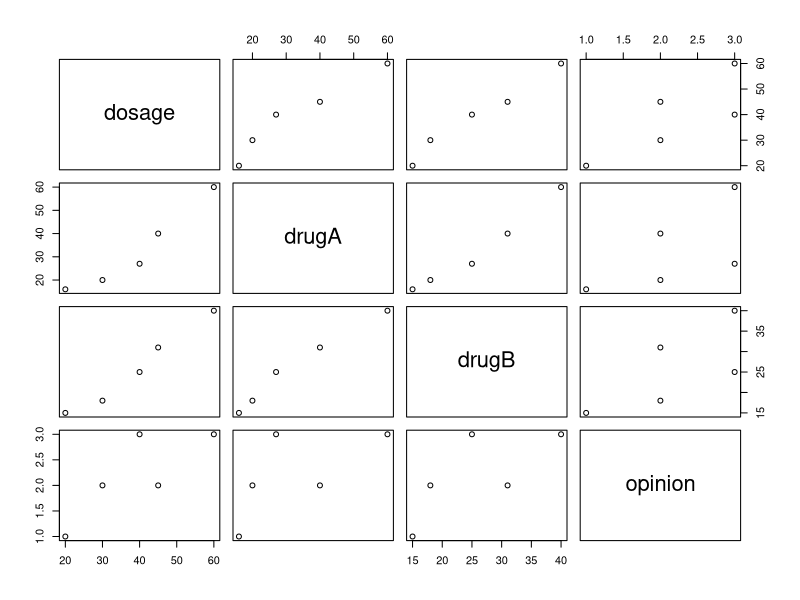
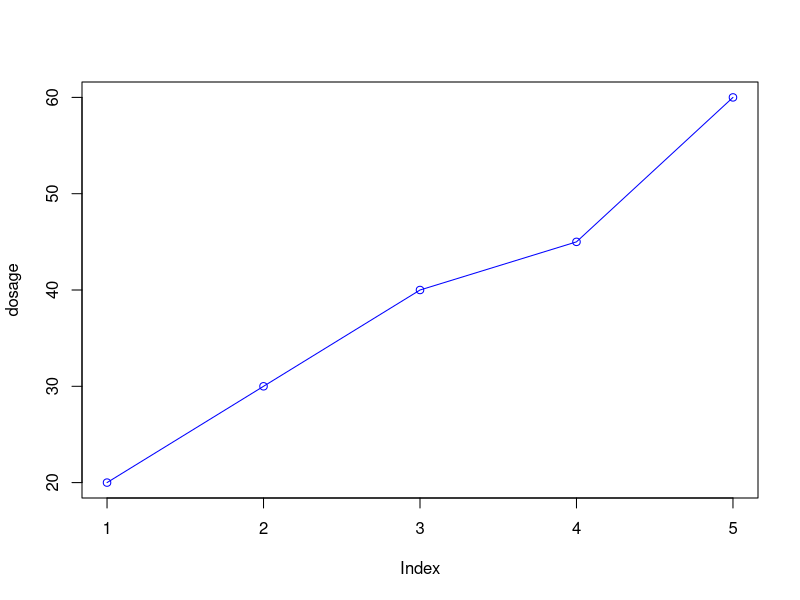
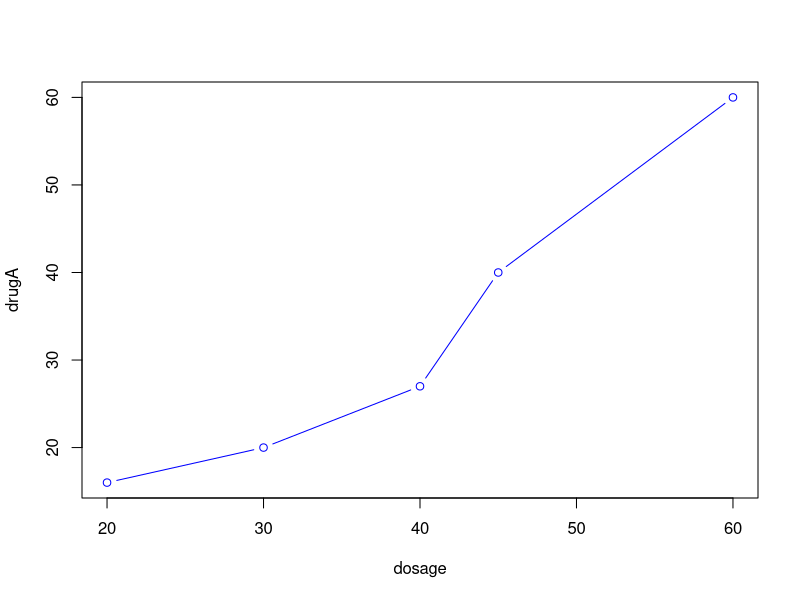
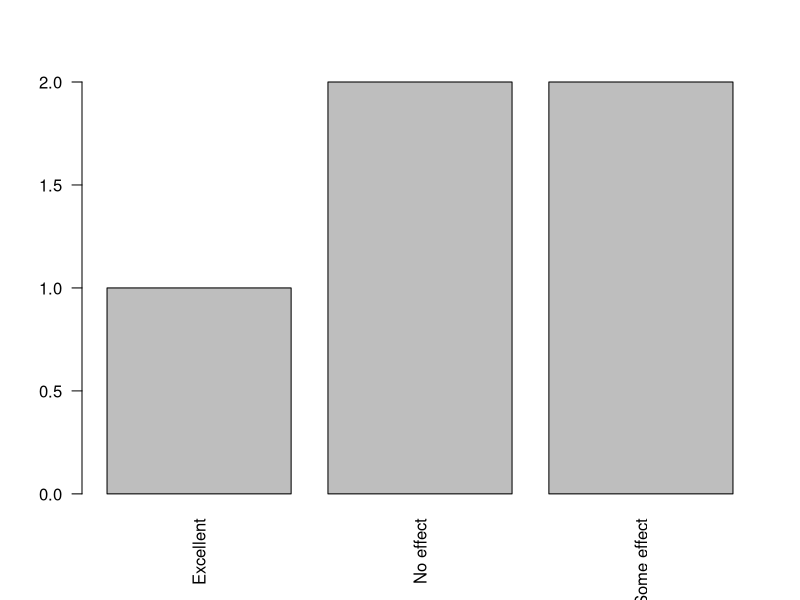
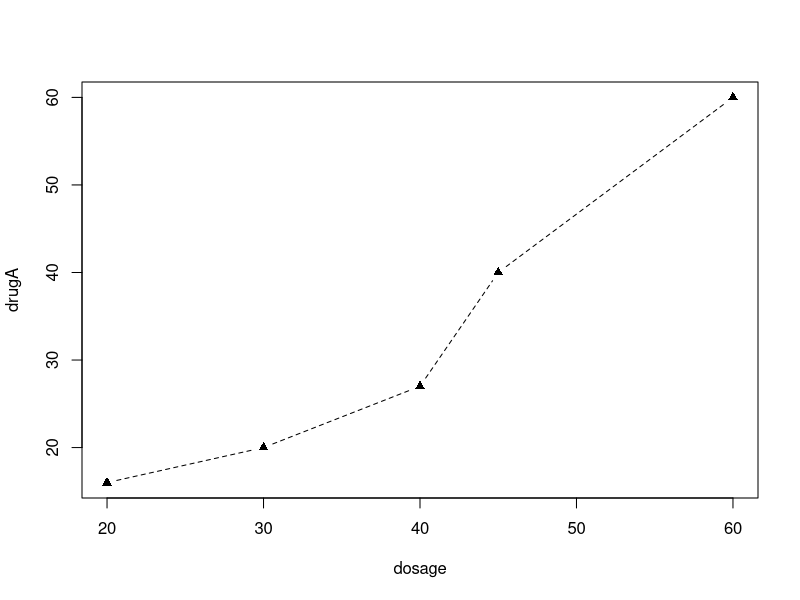
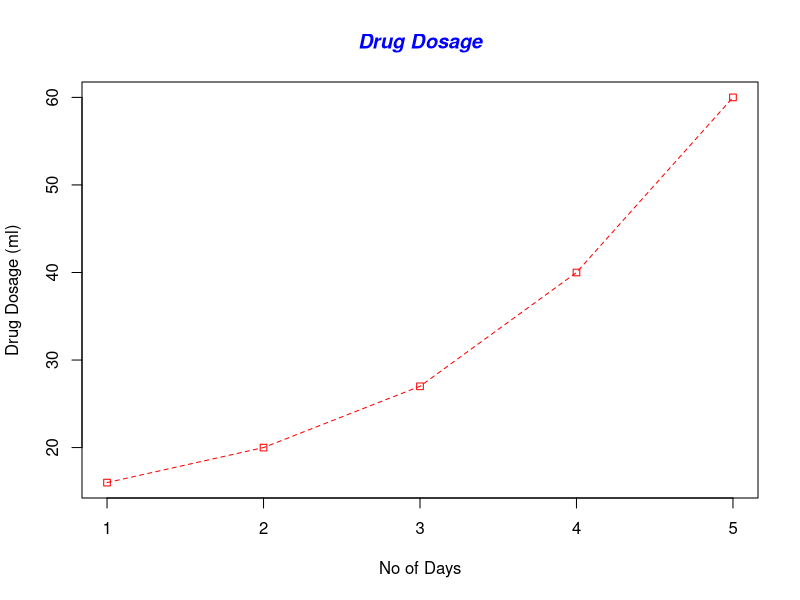
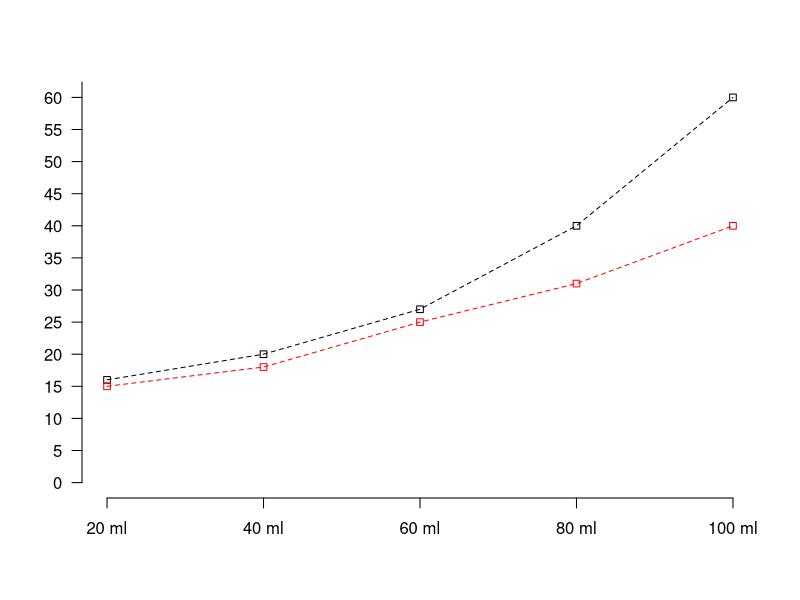

Here is the R script that generated these plots, in order:
dosage <- c(20,30,40,45,60)
drugA <- c(16,20,27,40,60)
drugB <- c(15,18,25,31,40)
opinion <- c("Excellent","No effect" ,"Some effect" , "No effect", "Some effect")

drugs <- data.frame(dosage, 
                        drugA, 
                        drugB,opinion)

plot(drugs)

#Examine individual charts

attach(drugs)
plot(dosage , type = "o" , col = "Blue")

plot(dosage,drugA,type = "b" , col = "blue")


#if you want to plot a cat var then convert to factor first

drugs$opinion <- as.factor(drugs$opinion)

str(drugs)

plot(drugs$opinion , las = 2)


#par function - default parameters

oper <- par(no.readonly = TRUE)
 
par(lty = 2 , pch = 17)
plot(dosage , drugA, type = "b")

par <- oper


plot(drugA 
     , type = "o" 
     , pch = 22 
     , lty = 2 
     ,col = "red"
       ,main = "Drug Dosage" 
     , col.main = "Blue" 
     , font.main = 4
     ,xlab = "No of Days"
     , ylab = "Drug Dosage (ml)"
)

#title(main = "Drug Dosage" , col.main = "Blue" , font.main = 4,xlab = "No of Days" , ylab = "Drug Dosage (ml)")



graph_range <- range(0,drugA,drugB)

graph_range

plot(drugA ,  type = "o" 
     , pch = 22 
     , lty = 2,ylim = graph_range , axes = FALSE , ann = FALSE  )

#graph drug b with red dashed line and square points



lines(drugB, type = "o",
      pch = 22,
      lty = 2,
      col="red")

# make custom x axis

axis(1, at = 1:5,
     lab = c("20 ml", "40 ml" , "60 ml" , "80 ml", "100 ml"))

# make custom y axis

axis(2, las = 1, at = 5 * 0:graph_range[2])

#modify default params as that graph_range
#is 2 inch wide and 3 inch tall

par(pin = c(2,3))


par()
